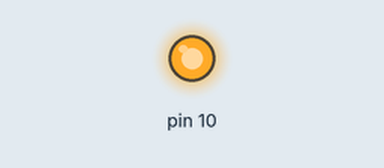
Recording of a sketch running on a simulated Arduino Uno, built with avr-gcc and run on an emulated ATmega328P. Parts: output pins drawn as LEDs (lit = HIGH). What the sketch prints to the serial monitor is not drawn.

Above: at 0.1 s.
Timing chart, 0 to 1.6 s (numbered marks = the images above):
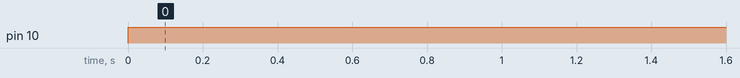

The sketch:

Max3100Test.ino
```cpp
#include <SPI.h>

void setup()
{
  Serial.begin(115200);
  //flash.attach(6,7,8);
	pinMode(10, OUTPUT);

	SPI.begin();
	SPI.setBitOrder(MSBFIRST);
	SPI.setClockDivider(SPI_CLOCK_DIV2); //fastest SPI clock is 8Mhz
	//writeStatus();
}

byte status1 = 0x00;
byte status2 = 0x00;

void writeConfiguration(byte config1, byte config2)
{
	digitalWrite(10, HIGH);
	delayMicroseconds(10);
	digitalWrite(10, LOW);
	delayMicroseconds(1);
	SPI.transfer(B11100000);
    SPI.transfer(B00001111);
	digitalWrite(10, HIGH);
}

void loop()
{
	digitalWrite(10, HIGH);
	delayMicroseconds(10);
	digitalWrite(10, LOW);
	delayMicroseconds(1);
	status1 = SPI.transfer(0x40); //01000000b
    status2 = SPI.transfer(0x00);
	digitalWrite(10, HIGH);

  	Serial.print(ConvertNumberToBinaryString(status1));
	Serial.print(" ");
	Serial.println(ConvertNumberToBinaryString(status2));

  	delay(2000);
/*

digitalWrite(2,LOW);
delay(1000);
digitalWrite(2,HIGH);
delay(1000);
*/
}

String ConvertNumberToBinaryString(byte myNum)
{
	int zeros = 8 - String(myNum,BIN).length();
	String myStr;
	for (int i=0; i<zeros; i++) {
	  myStr = myStr + "0";
	}
	return myStr + String(myNum, BIN);
}
```

Measured:
- by itself, pin 10: LOW → HIGH at 0.00 s
